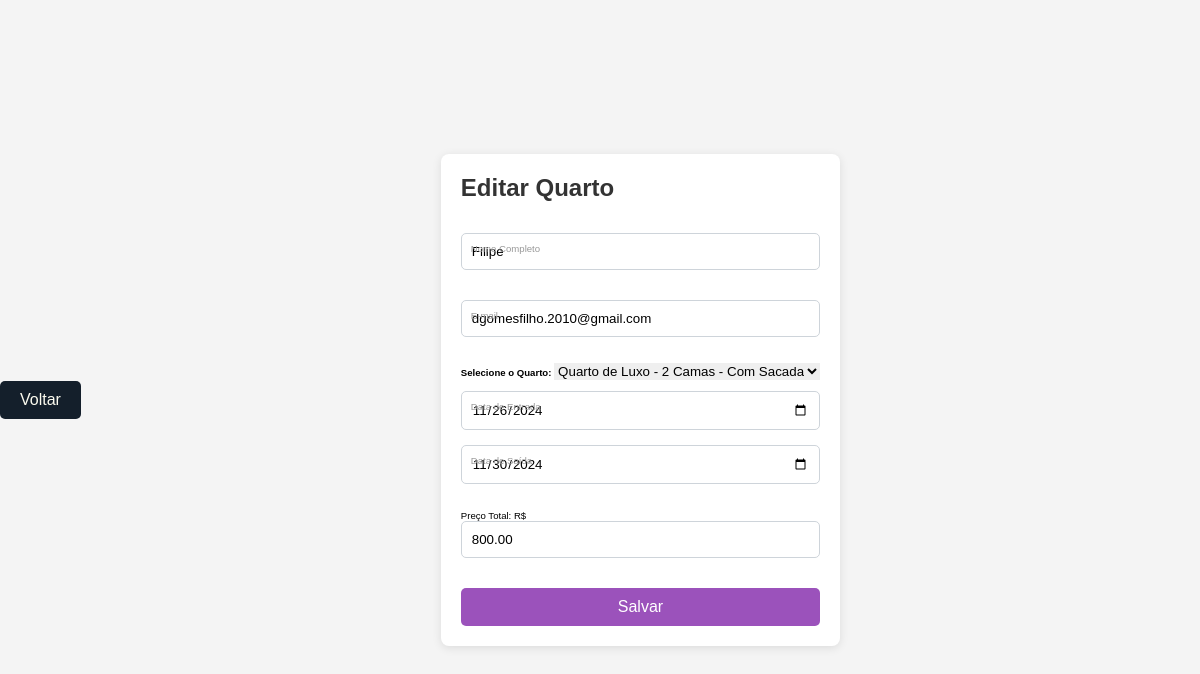
The app's page /editquarto.php?id=20 with its own data.
### tables this page shows
CREATE TABLE `quartos` (
  `idquartos` int(11) NOT NULL AUTO_INCREMENT,
  `quarto` varchar(50) NOT NULL,
  `nome` varchar(100) NOT NULL,
  `email` varchar(100) NOT NULL,
  `data_entrada` date DEFAULT NULL,
  `data_saida` date DEFAULT NULL,
  `total_preco` decimal(10,2) DEFAULT NULL,
  PRIMARY KEY (`idquartos`)
);

### editquarto.php (the view, shortened to what this page needs)
<?php
if (!empty($_GET['id'])) {
    include_once('config.php');
    $id = $_GET['id'];
    $sqlSelect = "SELECT * FROM quartos WHERE idquartos=$id";
    $result = $conexao->query($sqlSelect);
    if ($result->num_rows > 0) {
        while ($quarto_data = mysqli_fetch_assoc($result)) {
            $nome = $quarto_data['nome'];
            $email = $quarto_data['email'];
            $quarto = $quarto_data['quarto'];
            $data_entrada = $quarto_data['data_entrada'];
            $data_saida = $quarto_data['data_saida'];
            $total_preco = $quarto_data['total_preco'];
        }
    } else {
        header('Location: quartos.php');
        exit();
    }
} else {
    header('Location: quartos.php');
    exit();
}
?>
<!DOCTYPE html>
<html lang="pt-br">
<head>
    <link rel="stylesheet" href="FORMULARIOS.css">
</head>
<body>
    <div class="buttonVoltar">
        <a href="quartos.php" class="btnVoltar">Voltar</a>
    </div>
    <div class="box">
        <form action="saveEditQuartos.php" method="POST">
            <fieldset>
                <legend><b>Editar Quarto</b></legend>
                <br>
                <div class="inputBox">
                    <input type="text" name="nome" id="nome" class="inputUser" value="<?php echo $nome; ?>" required>
                    <label for="nome" class="labelInput">Nome Completo</label>
                </div>
                <div class="inputBox">
                    <input type="email" name="email" id="email" class="inputUser" value="<?php echo $email; ?>" required>
                    <label for="email" class="labelInput">E-mail</label>
                </div>
                <br>
                <label for="quarto"><b>Selecione o Quarto:</b></label>
                <select name="quarto" id="quarto" required>
                    <option value="luxo_2_camas" <?php echo ($quarto == 'luxo_2_camas') ? 'selected' : ''; ?>>Quarto de Luxo - 2 Camas - Com Sacada</option>
                </select>
                <br><br>
                <div class="inputBox">
                    <input type="date" name="data_entrada" id="data_entrada" class="inputUser" value="<?php echo $data_entrada; ?>" required>
                    <label for="data_entrada" class="labelInput">Data de Entrada</label>
                </div>
                <div class="inputBox">
                    <input type="date" name="data_saida" id="data_saida" class="inputUser" value="<?php echo $data_saida; ?>" required>
                    <label for="data_saida" class="labelInput">Data de Saída</label>
                </div>
                <br>
                <div class="inputBox">
                    <label for="preco">Preço Total: R$</label>
                    <input type="text" name="preco" id="preco" class="inputUser" readonly value="<?php echo $total_preco; ?>" />
                </div>
                <input type="submit" name="update" id="update" value="Salvar">
            </fieldset>
        </form>
    </div>
</body>
</html>

### FORMULARIOS.css (style rules this page uses)
:root { --primeira-color: #9b52bb ; --segunda-color: #fcfbef ; --terceira-color:#141f2b ; --quarta-color:#6d6b7b ; --quinta-color:#b6bfc2 ; --branco: #ffffff ; --test-color: #ff0000; }
* { margin: 0; padding: 0; box-sizing: border-box; text-decoration: none; border: none; outline: none; scroll-behavior: smooth; font-family: "Poppins", sans-serif; }
html { font-size: 60%; overflow-x: hidden; }
.box { max-width: 600px; margin: 20px auto; padding: 20px; background-color: #fff; border-radius: 8px; box-shadow: 0 2px 10px rgba(0, 0, 0, 0.1); }
fieldset { border: none; }
legend { font-size: 24px; font-weight: bold; margin-bottom: 20px; color: #333; }
.inputBox { position: relative; margin-bottom: 15px; }
.inputUser { width: 100%; padding: 10px; border: 1px solid #ced4da; border-radius: 5px; box-sizing: border-box; transition: border-color 0.3s; }
.labelInput { position: absolute; left: 10px; top: 10px; transition: 0.2s; color: #999; }
input[type="date"] { width: 100%; padding: 10px; border: 1px solid #ced4da; border-radius: 5px; box-sizing: border-box; transition: border-color 0.3s; }
input[type="submit"] { width: 100%; padding: 10px; border: none; border-radius: 5px; background-color: var(--primeira-color); color: white; font-size: 16px; cursor: pointer; transition: background-color 0.3s; }
.buttonVoltar { text-align: center; margin: 20px 0; }
.btnVoltar { display: inline-block; padding: 10px 20px; background-color: var(--terceira-color); color: var(--segunda-color); text-decoration: none; border-radius: 5px; font-size: 16px; transition: background-color 0.3s, transform 0.3s; }
body { font-family: Arial, sans-serif; background-color: #f4f4f4; display: flex; justify-content: center; align-items: center; height: 100vh; margin: 0; }
input[type="text"], input[type="password"] { width: 100%; padding: 10px; border: 1px solid #ced4da; border-radius: 5px; box-sizing: border-box; margin-bottom: 15px; transition: border-color 0.3s; }

### records on screen
quartos: nome "Filipe", email "dgomesfilho.2010@gmail.com", quarto "Quarto de Luxo - 2 Camas - Com Sacada", data_entrada "11/26/2024", data_saida "11/30/2024", preco "800.00"
